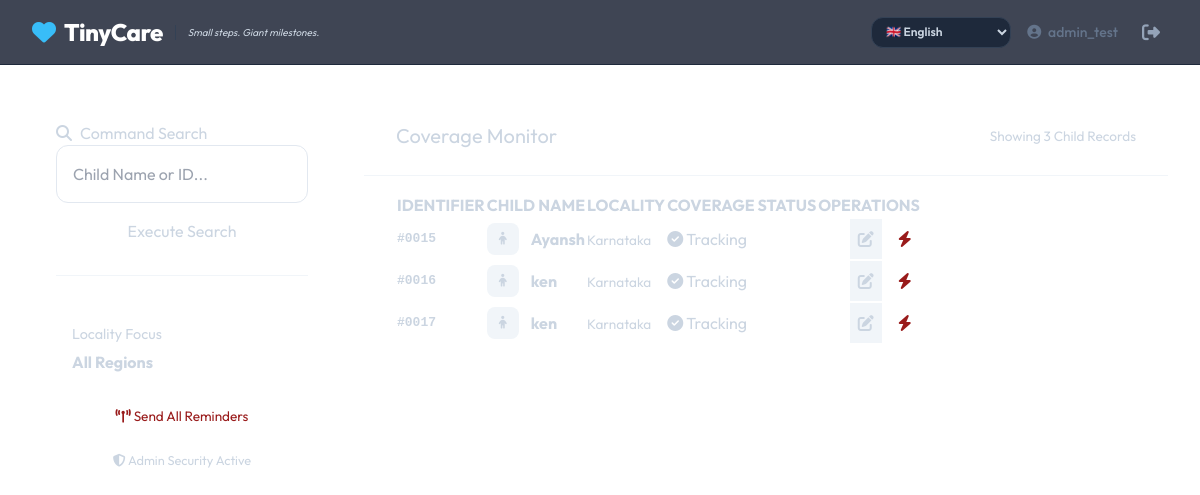
Page /admin-dashboard/ (signed in) on the earlier database version.
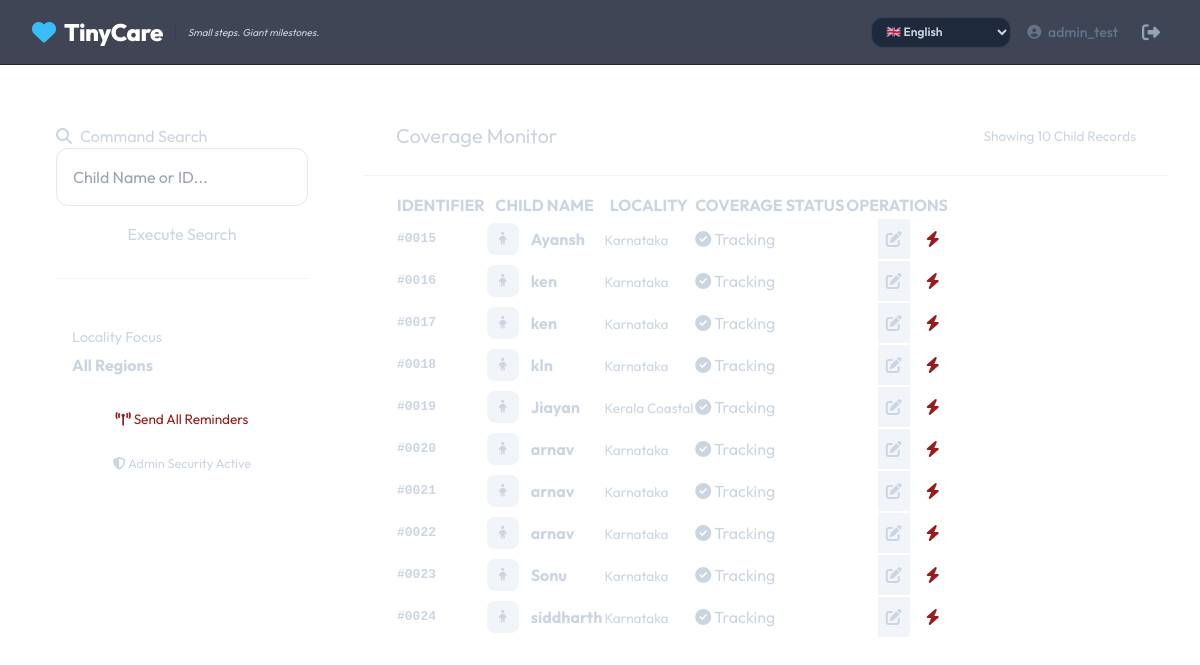
Same page on the later database version.
### health/models.py (models this page shows, shortened)
class ChildProfile(models.Model):
    GENDER_CHOICES = [('M', 'Male'), ('F', 'Female'), ('O', 'Other')]
    parent = models.ForeignKey(settings.AUTH_USER_MODEL, on_delete=models.CASCADE, related_name='children', null=True)
    name = models.CharField(max_length=200)
    date_of_birth = models.DateField(validators=[validate_child_age])
    gender = models.CharField(max_length=1, choices=GENDER_CHOICES)
    locality = models.ForeignKey(Locality, on_delete=models.SET_NULL, null=True)
    current_weight = models.FloatField(help_text="Weight (Stored in KG)")
    current_height = models.FloatField(help_text="Height (Stored in CM)")
    birth_weight = models.FloatField(null=True, blank=True, help_text="Birth Weight (Stored in KG)")
    height_unit = models.CharField(max_length=5, choices=[('cm', 'cm'), ('m', 'm')], default='cm')
    weight_unit = models.CharField(max_length=5, choices=[('kg', 'kg'), ('g', 'g')], default='kg')
    created_at = models.DateTimeField(auto_now_add=True)
    updated_at = models.DateTimeField(auto_now=True)

class Locality(models.Model):
    REGION_CHOICES = [
        ('NORTH_INDIA', 'North India (Plains/Hills)'),
        ('SOUTH_INDIA', 'South India (Peninsular)'),
        ('WEST_INDIA', 'West India (Arid/Coastal)'),
        ('EAST_INDIA', 'East India (Plains)'),
        ('CENTRAL_INDIA', 'Central India (Plateau)'),
        ('COASTAL', 'Coastal Belt'),
    ]
    name = models.CharField(max_length=100, help_text="Village/Tehsil Name")
    district = models.CharField(max_length=100, blank=True)
    state = models.CharField(max_length=100, blank=True)
    region_tag = models.CharField(max_length=50, choices=REGION_CHOICES, default='NORTH_INDIA')
    latitude = models.FloatField(null=True, blank=True)
    longitude = models.FloatField(null=True, blank=True)
    class Meta:
        verbose_name_plural = "Localities"

### health/views.py (the view)
# urls.py: path('admin-dashboard/', views.admin_dashboard, name='admin_dashboard'),
@login_required
@user_passes_test(is_admin)
def admin_dashboard(request):
    search_query = request.GET.get('q', '')
    if search_query:
        children = ChildProfile.objects.filter(name__icontains=search_query) | ChildProfile.objects.filter(id__icontains=search_query)
    else:
        children = ChildProfile.objects.all()
    locality = request.user.locality
    if locality and "HQ" not in locality.name and "District" not in locality.name:
        children = children.filter(locality=locality)
        oracle_insights = get_oracle_insights(locality)
    else:
        oracle_insights = get_oracle_insights(locality) if locality else []
    return render(request, 'health/admin_dashboard.html', {
        'children': children,
        'search_query': search_query,
        'oracle_insights': oracle_insights
    })

### health/views.py (called while the page is built)
def is_admin(user):
    return user.is_authenticated and user.is_vaccination_admin

### health/templates/health/admin_dashboard.html (shortened to what the changed rows need)
{% extends 'health/base.html' %}
{% block content %}
<div style="display: grid; grid-template-columns: 300px 1fr; gap: 2rem; align-items: start;">
    <div>
        <div class="card" style="padding: 0; overflow: hidden;">
            <div style="padding: 1.5rem 2rem; border-bottom: 1px solid #f1f5f9; display: flex; justify-content: space-between; align-items: center; background: #fff;">
                <h2 style="margin: 0; font-size: 1.25rem;">Coverage Monitor</h2>
                <span style="font-size: 0.85rem; color: var(--text-muted);">Showing {{ children.count }} Child Records</span>
            </div>
            <div style="padding: 1rem 2rem;">
                <table style="margin: 0;">
                    <thead>
                        <tr>
                            <th>IDENTIFIER</th>
                            <th>CHILD NAME</th>
                            <th>LOCALITY</th>
                            <th>COVERAGE STATUS</th>
                            <th style="text-align: right;">OPERATIONS</th>
                        </tr>
                    </thead>
                    <tbody>
                        {% for child in children %}
                        <tr>
                            <td style="font-family: monospace; font-weight: 700; color: var(--primary);">#{{ child.id|stringformat:"04d" }}</td>
                            <td>
                                <div style="display: flex; align-items: center; gap: 0.75rem;">
                                    <div style="width: 32px; height: 32px; background: #f1f5f9; border-radius: 8px; display: flex; align-items: center; justify-content: center; font-size: 0.8rem;">
                                        <i class="fas fa-child"></i>
                                    </div>
                                    <strong>{{ child.name }}</strong>
                                </div>
                            </td>
                            <td><span style="font-size: 0.85rem; color: var(--text-muted);">{{ child.locality.name }}</span></td>
                            <td>
                                {% if child.vaccinations.all %}
                                    <span class="badge badge-completed"><i class="fas fa-check-circle"></i> Tracking</span>
                                {% else %}
                                    <span class="badge badge-pending"><i class="fas fa-clock"></i> New Entry</span>
                                {% endif %}
                            </td>
                            <td style="text-align: right;">
                                <div style="display: flex; gap: 0.5rem; justify-content: flex-end;">
                                    <a href="{% url 'child_detail' child.id %}" class="btn" style="padding: 0.5rem; background: #f1f5f9; color: var(--text-main);" title="Update Records">
                                        <i class="fas fa-edit"></i>
                                    </a>
                                    <a href="{% url 'trigger_urgent_reminder' child.id %}" class="btn" style="padding: 0.5rem; background: var(--pastel-red); color: #991b1b;" title="Send Urgent Alert">
                                        <i class="fas fa-bolt"></i>
                                    </a>
                                </div>
                            </td>
                        </tr>
                        {% endfor %}
                    </tbody>
                </table>
            </div>
        </div>
    </div>
</div>
{% endblock %}

Differences in the rows shown:
added ChildProfile: id "0018", name "kln", locality.name "Karnataka", shows "Tracking"
added ChildProfile: id "0019", name "Jiayan", locality.name "Kerala Coastal", shows "Tracking"
added ChildProfile: id "0020", name "arnav", locality.name "Karnataka", shows "Tracking"
added ChildProfile: id "0021", name "arnav", locality.name "Karnataka", shows "Tracking"
added ChildProfile: id "0022", name "arnav", locality.name "Karnataka", shows "Tracking"
added ChildProfile: id "0023", name "Sonu", locality.name "Karnataka", shows "Tracking"
added ChildProfile: id "0024", name "siddharth", locality.name "Karnataka", shows "Tracking"
Other differences:
{{ children.count }}: "3" → "10"
